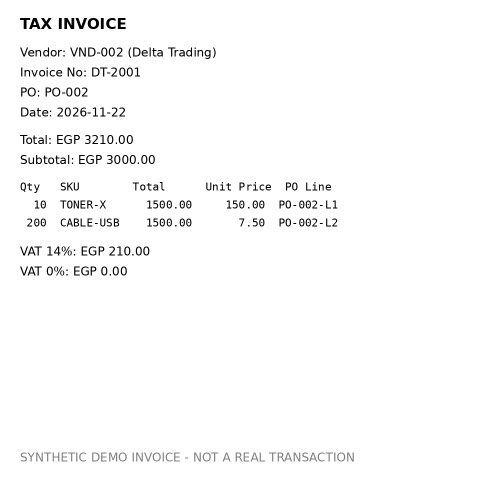
#> input picture tests/fixtures/inv-001.png, 1000 x 980 px (shown at 1/2 size)
$ python ocr-accuracy-test.py
#> lines starting #> are read from the running program, lines starting #| are printed output that depends on the picture
#> (reads tests/fixtures.json from the repository)
### tests/invoice_extract.py
#!/usr/bin/env python3
"""Invoice OCR extraction via Tesseract (plain text + TSV confidence).
Two synthetic layouts, both parsed:
  Layout A table header: "PO Line  SKU  Qty  Unit Price  Total"
  Layout B table header: "Qty  SKU  Total  Unit Price  PO Line"
Amounts on the image are EGP with 2 decimals; output is integer piastres.
"""
import re
import subprocess
import sys

AMT = r"([\d,]+\.\d{2})"


def _pt(s):
    return int(round(float(s.replace(",", "")) * 100))


def _run_tesseract(path, extra_args):
    r = subprocess.run(["tesseract", path, "stdout"] + extra_args,
                       capture_output=True, text=True, timeout=120)
    return r.stdout


# [60 lines left out: functions _confidence, _parse_lines, not called in this run]


def extract(path):
    # Upscale 2x first: at native size Tesseract systematically misreads
    # "PO-001-L1" as "PO-0901-L1" (proven on inv-002 / inv-008); at 2x both
    # read clean. --psm 6 alone does NOT fix it.
#> called with path = 'tests/fixtures/inv-001.png'
    from PIL import Image
    import os
    import tempfile
    im = Image.open(path)
#> im is the input picture: PIL image 1000x980 RGB; min 0, max 255, mean 250
    up = im.resize((im.width * 2, im.height * 2), Image.LANCZOS)
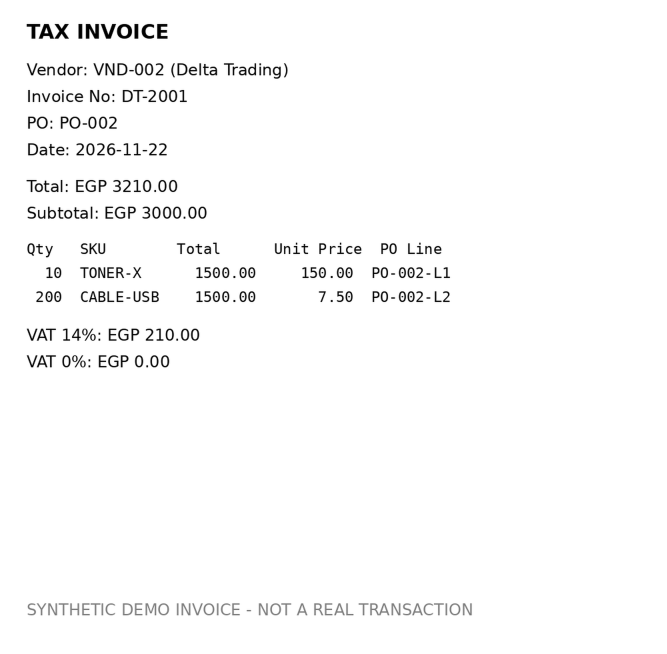
#> up: PIL image 2000x1960 RGB (shown at 1/3 size); min 0, max 255, mean 250
    fd, up_path = tempfile.mkstemp(suffix=".png")
    try:
        os.close(fd)
        up.save(up_path)
        text = _run_tesseract(up_path, [])
        conf = _confidence(up_path)
    finally:
        try:
            os.unlink(up_path)
        except OSError:
            pass
    m = re.search(r"Vendor:\s*(VND-\d+)", text)
    vendor_id = m.group(1) if m else None
    m = re.search(r"Invoice No:\s*(\S+)", text)
    inv_no = m.group(1) if m else None
    m = re.search(r"PO:\s*(PO-\d+)", text)
    po_id = m.group(1) if m else None
    m = re.search(r"Date:\s*(\d{4}-\d{2}-\d{2})", text)
    date = m.group(1) if m else None
    m = re.search(r"Subtotal:\s*EGP\s*" + AMT, text)
    subtotal = _pt(m.group(1)) if m else None
    tax = None
    m = re.search(r"^Tax:\s*EGP\s*" + AMT, text, re.M)
    if m:
        tax = _pt(m.group(1))
    else:
        vat = re.findall(r"VAT \d+%:\s*EGP\s*" + AMT, text)
        if vat:
            tax = sum(_pt(v) for v in vat)
    m = re.search(r"^Total:\s*EGP\s*" + AMT, text, re.M)
    total = _pt(m.group(1)) if m else None
    layout, lines = _parse_lines(text)
    return {
        "vendor_id": vendor_id,
        "vendor_invoice_number": inv_no,
        "po_id": po_id,
        "invoice_date": date,
        "lines": lines,
        "subtotal_pt": subtotal,
        "tax_pt": tax,
        "total_pt": total,
        "layout": layout,
        "confidence": conf,
        "engine": "tesseract",
        "raw_text": text,
    }


# [5 lines that do not run on import are left out]

### tests/ocr-accuracy-test.py
#!/usr/bin/env python3
"""Real Tesseract accuracy on the 15 invoice fixtures.
Fields scored: vendor_id, vendor_invoice_number, po_id, invoice_date,
per-line (po_line_id, sku, qty, unit_price_pt, line_total_pt),
subtotal_pt, tax_pt, total_pt. Writes ocr-accuracy-results.json.
"""
import json
import os
import sys

sys.path.insert(0, os.path.dirname(os.path.abspath(__file__)))
from invoice_extract import extract

BASE = os.path.dirname(os.path.abspath(__file__))


def main():
    fixtures = json.load(open(os.path.join(BASE, "fixtures.json")))
    results = []
    total = correct = 0
    for h, fx in sorted(fixtures.items(), key=lambda kv: kv[1]["name"]):
        gt = fx["ground_truth"]
        r = extract(os.path.join(BASE, "fixtures", fx["name"] + ".png"))
        checks = []
        for f in ["vendor_id", "vendor_invoice_number", "po_id", "invoice_date",
                  "subtotal_pt", "tax_pt", "total_pt"]:
            ok = r.get(f) == gt[f]
            checks.append({"field": f, "expected": gt[f], "got": r.get(f), "ok": ok})
        if len(r["lines"]) != len(gt["lines"]):
            checks.append({"field": "lines_count", "expected": len(gt["lines"]),
                           "got": len(r["lines"]), "ok": False})
        for i, gl in enumerate(gt["lines"]):
            rl = r["lines"][i] if i < len(r["lines"]) else {}
            for f in ["po_line_id", "sku", "qty", "unit_price_pt", "line_total_pt"]:
                ok = rl.get(f) == gl[f]
                checks.append({"field": f"line{i}.{f}", "expected": gl[f], "got": rl.get(f), "ok": ok})
        c = sum(1 for ch in checks if ch["ok"])
        results.append({"name": fx["name"], "layout": fx["layout"], "confidence": r["confidence"],
                        "passed": f"{c}/{len(checks)}", "failures": [ch for ch in checks if not ch["ok"]]})
        total += len(checks)
        correct += c
        print(fx["name"], f"{c}/{len(checks)}", "conf", r["confidence"],
              "FAIL:", [f["field"] for f in results[-1]["failures"]] or "-")
    out = {"total": f"{correct}/{total}", "fixtures": results}
    json.dump(out, open(os.path.join(BASE, "ocr-accuracy-results.json"), "w"), indent=2)
    print("TOTAL", out["total"])


if __name__ == "__main__":
    main()
#> (the call stopped at in _run_tesseract, `r = subprocess.run(["tesseract", path, "stdout"] + extra_args, capture..`: subprocess is not available in this run)
